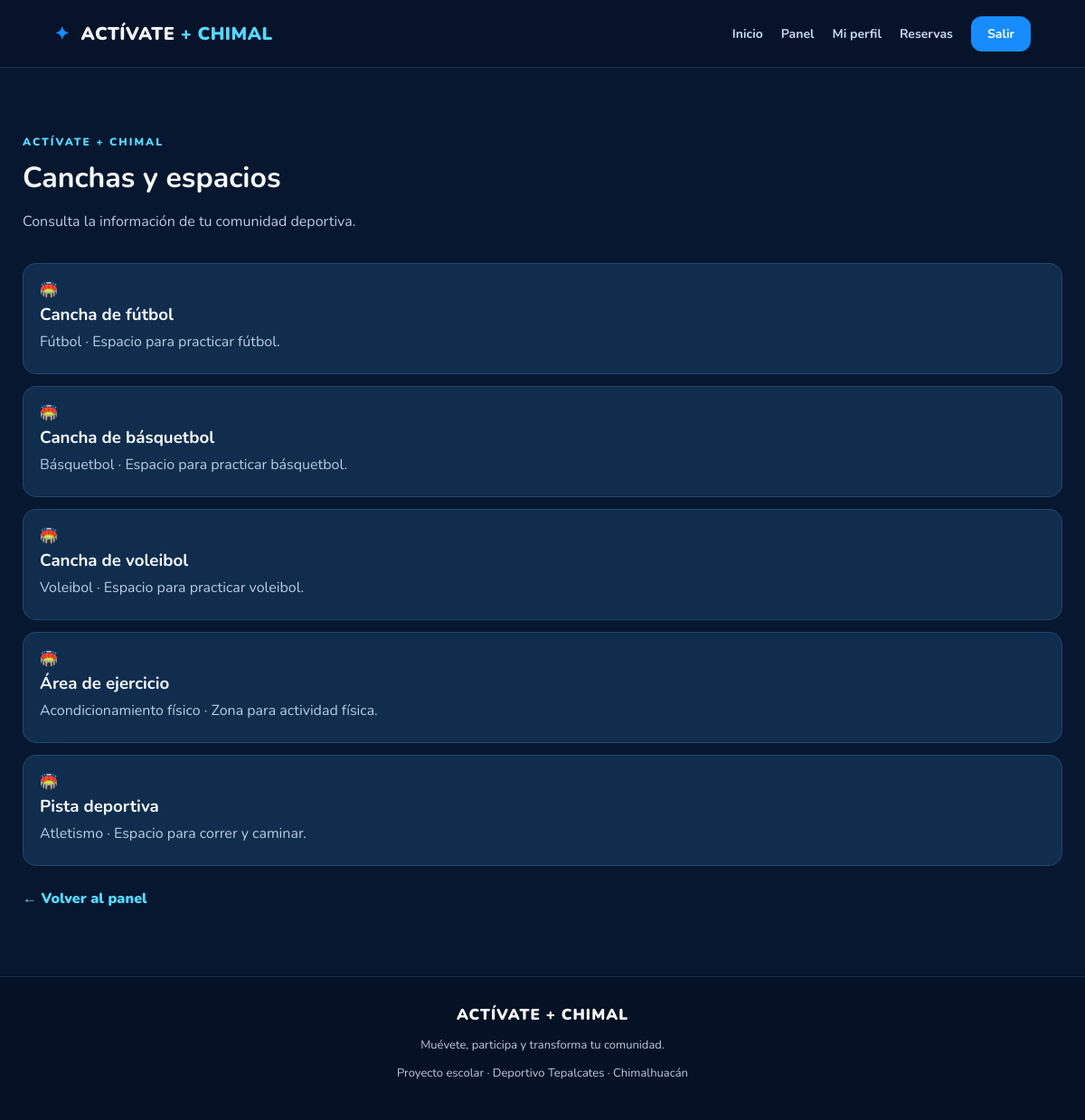
The app's page /canchas (signed in) with its own data.
### tables this page shows
CREATE TABLE canchas (
            id INTEGER PRIMARY KEY AUTOINCREMENT,
            nombre TEXT NOT NULL,
            deporte TEXT NOT NULL,
            descripcion TEXT,
            disponible INTEGER DEFAULT 1
        );

### app/routes/main.py (the view)
@main.route("/canchas")
def canchas():
    usuario = requiere_login()
    if usuario is None:
        return redirect(url_for("auth.login"))
    espacios = get_db().execute(
        "SELECT * FROM canchas WHERE disponible = 1"
    ).fetchall()
    return render_template(
        "seccion.html",
        usuario=usuario,
        titulo="Canchas y espacios",
        tipo="canchas",
        elementos=espacios
    )

### app/routes/main.py (called while the page is built)
def usuario_actual():
    if "usuario_id" not in session:
        return None
    return get_db().execute(
        "SELECT * FROM usuarios WHERE id = ?",
        (session["usuario_id"],)
    ).fetchone()

def requiere_login():
    usuario = usuario_actual()
    if usuario is None:
        flash("Inicia sesión para entrar.", "error")
        return None
    return usuario

### database.py (called while the page is built)
def get_db():
    if "db" not in g:
        database_path = current_app.config["DATABASE"]
        os.makedirs(os.path.dirname(database_path), exist_ok=True)
        g.db = sqlite3.connect(database_path)
        g.db.row_factory = sqlite3.Row
        g.db.execute("PRAGMA foreign_keys = ON")
    return g.db

### app/templates/seccion.html (shortened to what this page needs)
{% extends "base.html" %}
{% block content %}
<section class="pagina">
    <div class="titulo-seccion izquierda">
        <span>ACTÍVATE + CHIMAL</span>
        <h1>{{ titulo }}</h1>
        <p>Consulta la información de tu comunidad deportiva.</p>
    </div>
    {% if elementos %}
    <div class="lista-elementos">
        {% for item in elementos %}
        <article class="elemento-card">
            <div>
                {% if tipo == 'canchas' %}
                    <span>🏟️</span>
                    <h3>{{ item['nombre'] }}</h3>
                    <p>{{ item['deporte'] }} · {{ item['descripcion'] }}</p>
                {% elif tipo == 'posiciones' %}
                    <span>🏆</span>
                    <h3>{{ loop.index }}. {{ item['nombre'] }}</h3>
                    <p>{{ item['puntos'] }} puntos</p>
                {% elif tipo == 'actividad' %}
                    <span>📈</span>
                    <h3>{{ item['actividad'] }}</h3>
                    <p>{{ item['fecha'] }}</p>
                    <p>+{{ item['puntos'] }} puntos</p>
                {% elif tipo == 'calendario' %}
                    <span>📅</span>
                    <h3>{{ item['titulo'] }}</h3>
                    <p>{{ item['descripcion'] }}</p>
                    <p>{{ item['fecha'] }} · {{ item['hora'] }}</p>
                    <p>{{ item['lugar'] }}</p>
                {% elif tipo == 'avisos' %}
                    <span>🔔</span>
                    <h3>{{ item['titulo'] }}</h3>
                    <p>{{ item['mensaje'] }}</p>
                    <small>{{ item['fecha'] }}</small>
                {% elif tipo == 'reportes' %}
                    <span>📝</span>
                    <h3>{{ item['asunto'] }}</h3>
                    <p>{{ item['mensaje'] }}</p>
                    <small>Estado: {{ item['estado'] }}</small>
                {% elif tipo == 'comunidad' %}
                    <span>💬</span>
                    <h3>{{ item['nombre'] }}</h3>
                    <p>{{ item['mensaje'] }}</p>
                    <small>{{ item['fecha'] }}</small>
                {% endif %}
            </div>
        </article>
        {% endfor %}
    </div>
    {% endif %}
    <a href="{{ url_for('main.dashboard') }}" class="volver">
        ← Volver al panel
    </a>
</section>
{% endblock %}

### app/templates/base.html (shortened to what this page needs)
<!DOCTYPE html>
<html lang="es">
<head>
    <link rel="stylesheet" href="{{ url_for('static', filename='css/estilos.css') }}">
</head>
<body>
<header class="navbar">
    <a href="{{ url_for('main.index') }}" class="logo">
        <span class="logo-icon">✦</span>
        ACTÍVATE <span>+ CHIMAL</span>
    </a>
    <nav id="menu">
        <a href="{{ url_for('main.index') }}">Inicio</a>
        {% if session.get('usuario_id') %}
            <a href="{{ url_for('main.dashboard') }}">Panel</a>
            <a href="{{ url_for('profile.perfil') }}">Mi perfil</a>
            <a href="{{ url_for('main.reservas') }}">Reservas</a>
            <a href="{{ url_for('auth.logout') }}" class="nav-login">Salir</a>
        {% else %}
            <a href="{{ url_for('auth.login') }}">Iniciar sesión</a>
            <a href="{{ url_for('auth.registro') }}" class="nav-login">Registrarme</a>
        {% endif %}
    </nav>
</header>
<main class="contenido-principal">
    {% block content %}{% endblock %}
</main>
<footer class="footer">
    <div class="footer-logo">ACTÍVATE + CHIMAL</div>
    <p>Muévete, participa y transforma tu comunidad.</p>
    <p>Proyecto escolar · Deportivo Tepalcates · Chimalhuacán</p>
</footer>
</body>
</html>

### app/static/css/estilos.css (style rules this page uses)
:root { --fondo: #07172f; --fondo2: #0b2142; --tarjeta: #102c50; --azul: #168cff; --celeste: #55d8ff; --blanco: #f5faff; --texto: #b9cce3; --borde: rgba(100,190,255,.18); --sombra: 0 12px 35px rgba(0,0,0,.20); }
* { box-sizing: border-box; }
body { margin: 0; background: var(--fondo); color: var(--blanco); font-family: 'Nunito', Arial, sans-serif; min-height: 100vh; }
a { text-decoration: none; color: inherit; }
.contenido-principal { min-height: 75vh; max-width: 1250px; margin: auto; padding: 25px; }
.navbar { min-height: 75px; padding: 12px 5%; display: flex; justify-content: space-between; align-items: center; gap: 20px; background: #061329; border-bottom: 1px solid var(--borde); position: sticky; top: 0; z-index: 50; }
.logo { font-weight: 900; font-size: 20px; letter-spacing: .5px; }
.logo span { color: var(--celeste); }
.logo-icon { color: var(--azul) !important; margin-right: 6px; }
.navbar nav { display: flex; align-items: center; gap: 20px; }
.navbar nav a { color: #c7d8ec; font-weight: 700; font-size: 14px; transition: .2s; }
.navbar nav .nav-login { background: var(--azul); padding: 10px 18px; border-radius: 12px; color: white; }
.etiqueta, .titulo-seccion > span { color: var(--celeste); font-size: 12px; font-weight: 900; letter-spacing: 2px; }
.titulo-seccion { text-align: center; margin: 25px 0 35px; }
.titulo-seccion h1, .titulo-seccion h2 { font-size: 32px; margin: 8px 0; }
.titulo-seccion p { color: var(--texto); }
.titulo-seccion.izquierda { text-align: left; }
.perfil-pagina, .pagina { padding: 20px 0 50px; }
.lista-elementos { display: grid; gap: 13px; }
.elemento-card { display: flex; align-items: center; justify-content: space-between; gap: 15px; padding: 18px; border-radius: 15px; background: #102d4e; border: 1px solid var(--borde); }
.elemento-card h3 { margin: 3px 0; }
.elemento-card p { color: var(--texto); margin: 6px 0; }
.volver { display: inline-block; margin-top: 25px; color: var(--celeste); font-weight: 900; }
.footer { text-align: center; padding: 30px 15px; background: #051124; border-top: 1px solid var(--borde); color: var(--texto); font-size: 13px; }
.footer-logo { color: white; font-weight: 900; font-size: 17px; letter-spacing: 1px; }

### records on screen
canchas: nombre "Cancha de fútbol", deporte "Fútbol", descripcion "Espacio para practicar fútbol."
canchas: nombre "Cancha de básquetbol", deporte "Básquetbol", descripcion "Espacio para practicar básquetbol."
canchas: nombre "Cancha de voleibol", deporte "Voleibol", descripcion "Espacio para practicar voleibol."
canchas: nombre "Área de ejercicio", deporte "Acondicionamiento físico", descripcion "Zona para actividad física."
canchas: nombre "Pista deportiva", deporte "Atletismo", descripcion "Espacio para correr y caminar."

### other values on screen
{{ titulo }} "Canchas y espacios"
